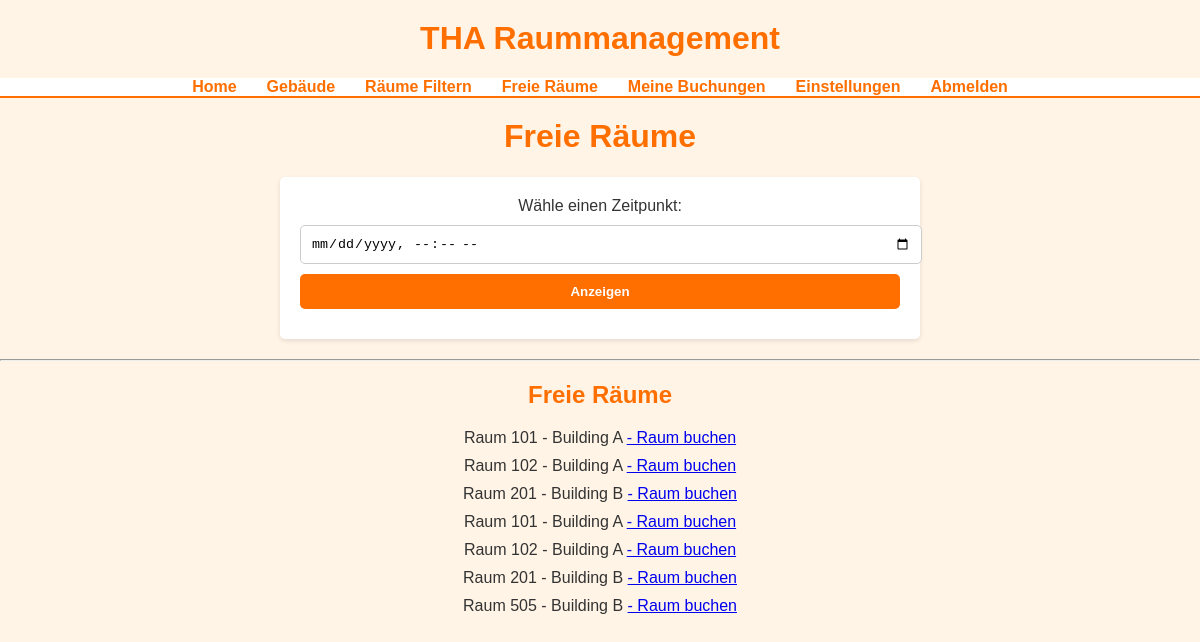
The app's page /free_rooms/ (signed in) with its own data.
### rooms/models.py (models this page shows)
class Room(models.Model):
    number = models.CharField(max_length=50)
    capacity = models.IntegerField()
    equipment = models.TextField()
    building = models.ForeignKey(Building, on_delete=models.CASCADE)

class Building(models.Model):
    id = models.CharField(max_length=10, primary_key=True)
    name = models.CharField(max_length=100)
    floor_count = models.IntegerField()

### rooms/views.py (the view, shortened to what this page needs)
# urls.py: path('free_rooms/', views.free_rooms, name='free_rooms'),
@login_required
def free_rooms(request):
    datetime_str = request.GET.get('datetime')
    rooms = Room.objects.all()
    return render(request, 'free_rooms.html', {'rooms': rooms})

### rooms/templates/free_rooms.html
{% extends 'base.html' %}
{% block content %}
    <h1>Freie Räume</h1>
    <form method="get">
        <label for="datetime">Wähle einen Zeitpunkt:</label>
        <input type="datetime-local" id="datetime" name="datetime" required>
        <button type="submit">Anzeigen</button>
    </form>
    <hr>
    <h2>Freie Räume</h2>
    {% if rooms %}
        <ul>
            {% for room in rooms %}
                <li>Raum {{ room.number }} - {{ room.building.name }}
                    <a href="{% url 'book_room' room.id %}" class="button">- Raum buchen</a>
                </li>
            {% endfor %}
        </ul>
    {% else %}
        <p>Keine freien Räume zum ausgewählten Zeitpunkt.</p>
    {% endif %}
{% endblock %}

### rooms/static/rooms/styles.css (style rules this page uses)
body { font-family: Arial, sans-serif; margin: 0; padding: 0; background-color: #fff4e6; color: #333; text-align: center; }
h1, h2 { color: #ff6f00; margin-top: 20px; }
form, .content-box { max-width: 600px; margin: 20px auto; padding: 20px; background-color: #fff; border-radius: 5px; box-shadow: 0 2px 5px rgba(0, 0, 0, 0.1); }
input, select, button { display: block; width: 100%; padding: 10px; margin: 10px 0; border-radius: 5px; border: 1px solid #ccc; }
button { background-color: #ff6f00; color: white; font-weight: bold; border: none; cursor: pointer; }
ul { list-style: none; padding: 0; }
ul li { margin: 10px 0; }

### records on screen
Room: number "101", building.name "Building A"
Room: number "102", building.name "Building A"
Room: number "201", building.name "Building B"
Room: number "101", building.name "Building A"
Room: number "102", building.name "Building A"
Room: number "201", building.name "Building B"
Room: number "505", building.name "Building B"
